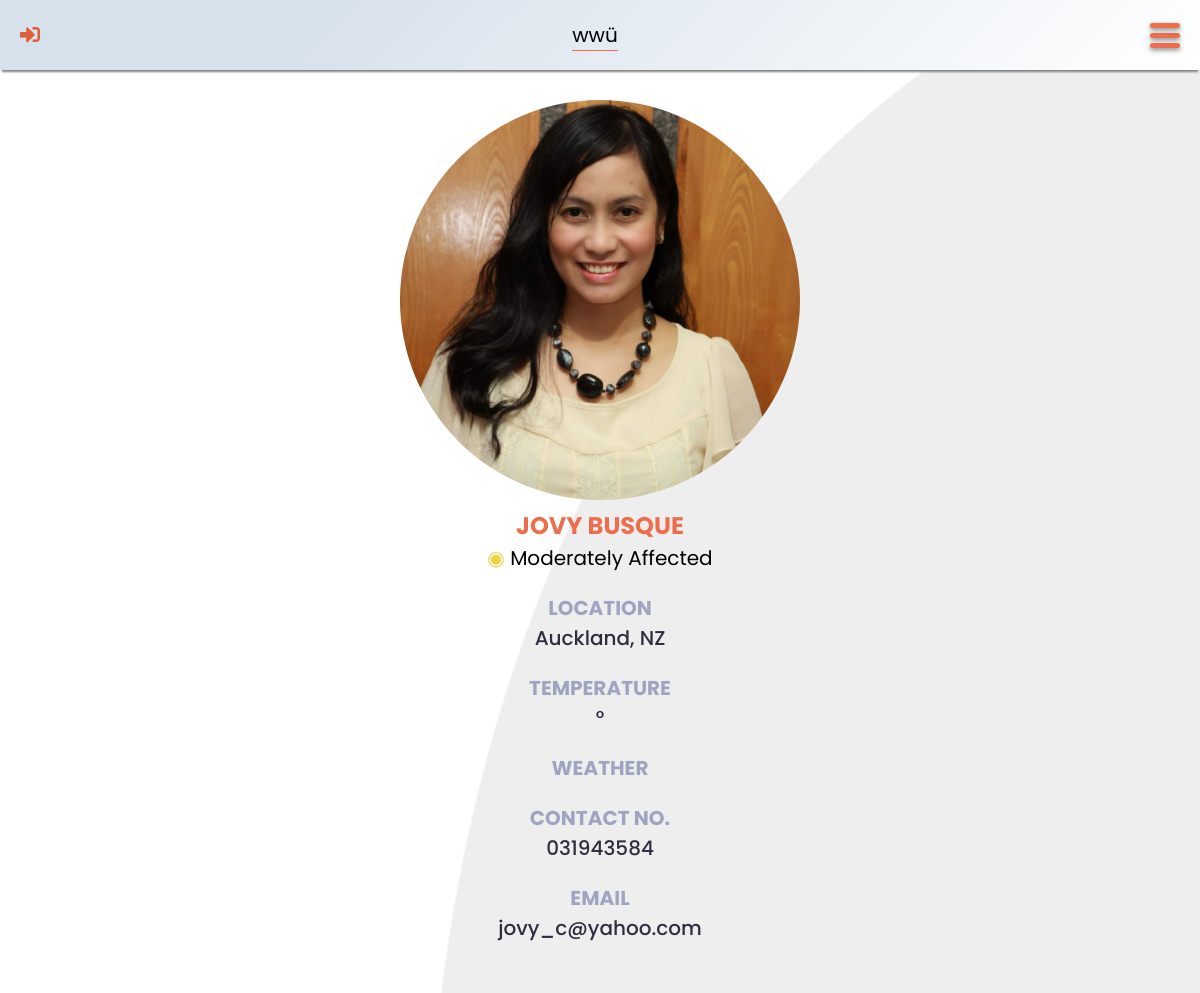
Screenshot of /friend.php?friend-id=3 with the database file from the repository.
### tables this page shows
CREATE TABLE `user` (
	`user_id` INT UNSIGNED AUTO_INCREMENT PRIMARY KEY,
	`fname` VARCHAR(50) NOT NULL,
	`lname` VARCHAR(50) NOT NULL,
	`contact_no` CHAR(13) NOT NULL,
	`location` VARCHAR(50) NOT NULL,
	`email` VARCHAR(100) NOT NULL UNIQUE,
	`password` VARCHAR(255) NOT NULL,
	`profile_picture` CHAR(12) DEFAULT 'default.jpg' NOT NULL ,
	`status` ENUM('Safe', 'Moderately Affected', 'Severely Affected') DEFAULT 'Safe' NOT NULL
);

### src/header.php (called while the page is built, shortened)
<?php
	if (isset($_SESSION["account-verified"])) {
		$user_id = $_SESSION["account-verified"];
		require_once "config/config.php";
		require_once "lib/database-handler.php";
		require_once "models/User.php";
		$user = new User();
		$account = $user->getUser($user_id);
		$fname = $account->fname;
		$location = $account->location;
		$icon = "out";
		$logInLogOut = "src/sign-out.php";
	}
	else {
		$user_id = $location = "";
		$fname = "wwü";
		$icon = "in";
	}
?>

### lib/database-handler.php (called while the page is built, shortened)
<?php
class Database {
	private $host = DB_HOST;
	private $dbname = DB_NAME;
	private $charset = DB_CHARSET;
	private $user = DB_USER;
	private $password = DB_PASSWORD;
	private $dbh;
	private $stmt;
	public function __construct() {
		$dsn = "mysql:host=".$this->host.";charset=".$this->charset.";dbname=".$this->dbname;
		$options = array (
			PDO::ATTR_PERSISTENT => true,
			PDO::ATTR_ERRMODE => PDO::ERRMODE_EXCEPTION,
			PDO::ATTR_ORACLE_NULLS => PDO::NULL_NATURAL
		);
		try {
			$this->dbh = new PDO($dsn, $this->user, $this->password, $options);
		}
		catch (PDOException $e) {
			$this->error = $e->getMessage()." in ".$e->getFile()." on line ".$e->getLine();
			$this->terminate();
		}
	}
	public function query($query) {
		$this->stmt = $this->dbh->prepare($query);
	}
	public function bind($param, $value, $type = null) {
		if (is_null($type)) {
			switch (true) {
				default:
					$type = PDO::PARAM_STR;
			}
		}
		$this->stmt->bindValue($param, $value, $type);
	}
	public function execute($message = "", $redirect = "") {
		try {
			return $this->stmt->execute();
		}
		catch (PDOException $e) {
			$this->logFile = "../src/log.txt";
			$this->error = $e->getMessage()." in ".$e->getFile()." on line ".$e->getLine();
			$this->logError();
		}
		finally {
			if ($redirect !== "") {
				$this->confirmQuery($message, $redirect);
			}
		}
	}
	public function resultRecord() {
		$this->execute();
		return $this->stmt->fetch(PDO::FETCH_OBJ);
	}
}

### models/User.php (called while the page is built, shortened)
<?php
class User {
	protected $db;
	public function __construct() {
		$this->db = new Database();
	}
	public function getUser($id) {
		$this->db->query("SELECT * FROM `user` WHERE `user_id` = ?");
		$this->db->bind(1, $id);
		return $this->db->resultRecord();
	}
}

### friend.php (the view, shortened to what this page needs)
<?php
	require_once "src/header.php";
	if (isset($_GET["friend-id"])) {
		$friend_id = $_GET["friend-id"];
		require_once "lib/database-handler.php";
		require_once "models/User.php";
		$user = new User();
		$f = $user->getUser($friend_id);
	}
	else {
		echo "<script>alert('Sorry, something went wrong!');</script>";
		echo "<script>window.location.href = 'friends.php'</script>";
	}
?>
<!DOCTYPE html>
<html lang="en">
<head>
	<link rel="stylesheet" type="text/css" href="css/all.min.css" />
	<link rel="stylesheet" type="text/css" href="css/general.css" />
	<link rel="stylesheet" type="text/css" href="css/outer-navigation-menu.css" />
	<link rel="stylesheet" type="text/css" href="css/weather-status.css" />
	<link rel="stylesheet" type="text/css" href="css/friend.css" />
</head>
<body>
	<header>
		<a href="login.html" class="fas fa-sign-<?php echo $icon; ?>-alt"></a>
		<div class="data">
			<p id="fname" data-user-id="<?php echo $user_id; ?>"><?php echo $fname; ?></p>
			<p id="location"><?php echo $location; ?></p>
		</div>
		<label for="check-menu" class="menu-button"><div class="menu-lines"></div></label>
	</header>
	<main>
		<section id="friend">
			<img src="img/profile-pictures/<?php echo $f->profile_picture; ?>" alt="Profile Picture" />
			<h2><?php echo $f->fname." ".$f->lname; ?></h2>
			<div>
				<span class="status <?php echo str_replace(" ", "-", strtolower($f->status)); ?>">&#9673;</span>
				<?php echo $f->status; ?>
			</div>
			<div id="friend-data">
				<div class="item">
					<div class="label">Location</div>
					<div id="friend-location" class="value"><?php echo $f->location; ?></div>
				</div>
				<div class="item">
					<div class="label">Temperature</div>
					<div id="temperature" class="value"><span class="value"></span>&#176; <span class="unit"></span></div>
				</div>
				<div class="item">
					<div class="label">Weather</div>
				</div>
				<div class="item">
					<div class="label">Contact No.</div>
					<div class="value"><a href="tel:<?php echo $f->contact_no; ?>"><?php echo $f->contact_no; ?></a></div>
				</div>
				<div class="item">
					<div class="label">Email</div>
					<div class="value"><a href="mailto:<?php echo $f->email; ?>"><?php echo $f->email; ?></a></div>
				</div>
			</div>
		</section>
	</main>
</body>
</html>

### css/general.css (style rules this page uses)
:root { --cadet-blue: #9fa5c0; --charade: #2f2e41; --dark-orange: #e15c38; --green: #34c300; --gun-powder: #3f3f56; --light-gray: #d3d3d3; --orange: #ec6e4c; --red: #ff0000; --saffron: #f5d23b; --sandy-brown: #f2a65a; --tall-poppy: #b2272b; }
* { -webkit-tap-highlight-color: transparent; box-sizing: border-box; font-family: "Poppins", sans-serif; margin: 0; padding: 0; }
h2 { color: var(--orange); font-weight: 700; margin: 0 0 10px 0; text-align: center; text-transform: uppercase; }
body { padding: env(safe-area-inset-top, 0px) env(safe-area-inset-right, 0px) env(safe-area-inset-bottom, 0px) env(safe-area-inset-left, 0px); font-size: 20px; }

### css/outer-navigation-menu.css (style rules this page uses)
header { align-items: center; background-image: linear-gradient(315deg, #ffffff 0%, #d7e1ec 74%); box-shadow: 0 4px 2px -2px gray; display: flex; height: 70px; justify-content: space-between; padding: 20px; position: fixed; top: 0; width: 100%; z-index: 20; }
header a { text-decoration: none; }
header .fas { color: var(--dark-orange); font-size: 20px; }
header .data p { margin: 0; text-align: center; }
#location { border-top: 1px solid var(--orange); color: var(--charade); font-family: "Baloo 2", sans-serif; font-size: 28px; font-weight: 700; line-height: 30px; margin-top: 2px; margin: 0; text-transform: uppercase; }
.menu-lines, .menu-lines::before, .menu-lines::after { background-color: var(--orange); border-radius: 5px; box-shadow: 0 2px 5px gray; height: 5px; transition: all 0.5s ease-in-out; width: 30px; }
.menu-lines::before, .menu-lines::after { content: ""; display: block; position: absolute; }
.menu-lines::before { transform: translateY(-10px); }
.menu-lines::after { transform: translateY(10px); }
section { padding: 100px 50px; }

### css/weather-status.css (style rules this page uses)
.moderately-affected { color: var(--saffron); }

### css/friend.css (style rules this page uses)
main { background-image: url("../img/light-gray-background.png"); background-position: center center; background-repeat: no-repeat; background-size: cover; }
section { padding: 100px 50px 50px 50px; }
#friend { text-align: center; }
#friend img { border-radius: 50%; width: 100%; }
h2 { margin-bottom: 0; }
#friend-data { text-align: left; }
div.label { color: var(--cadet-blue); font-weight: bold; margin-top: 20px; text-transform: uppercase; }
div.value { color: var(--charade); font-weight: 500; }
a { color: inherit; text-decoration: none; }
@media screen and (min-width: 550px) { #friend img { height: 50vh; width: auto; } }
@media screen and (min-width: 550px) { #friend h2 { font-size: 1.2em; } }
@media screen and (min-width: 550px) { #friend-data { text-align: center; } }

### rows the page displays
user: profile_picture (picture), fname "JOVY", lname "BUSQUE", status "Moderately Affected", location "Auckland, NZ", contact_no "031943584", email "jovy_c@yahoo.com"

### other values shown
$fname "wwü"
